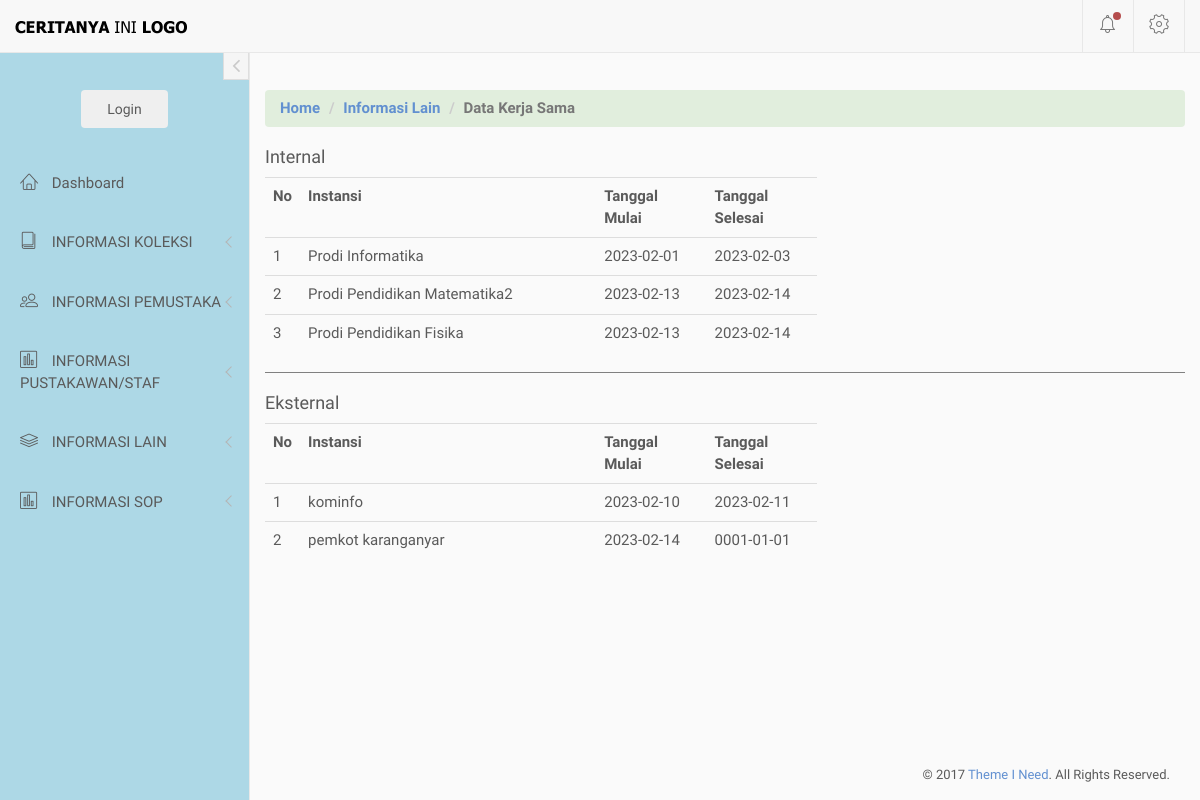
/lain/kerjasama, run on an earlier commit of the app's database.
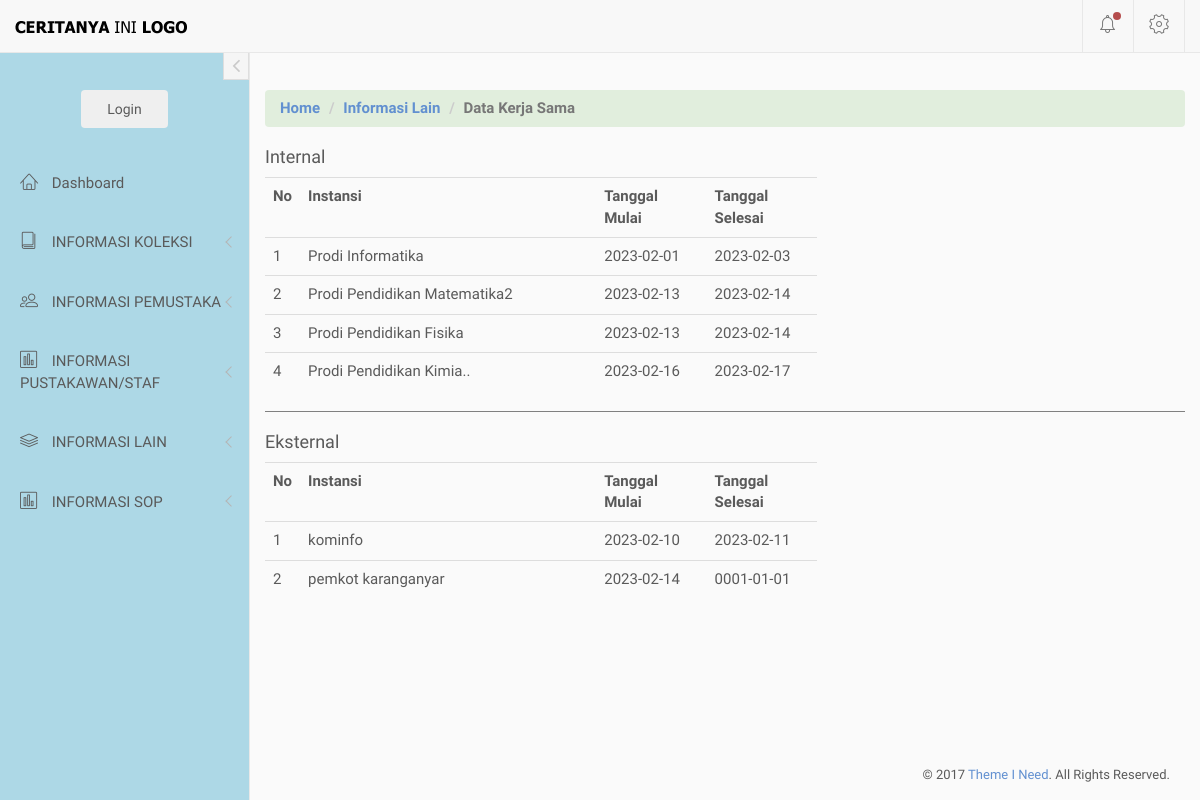
And on a later commit of the database.
### tables this page shows
CREATE TABLE `list_kerjasama` (
  `id` int(10) NOT NULL,
  `instansi` varchar(100) NOT NULL,
  `jenis` int(2) NOT NULL COMMENT '(0:internal, 1:externall)',
  `tanggal_dari` date NOT NULL,
  `tanggal_hingga` date NOT NULL,
  `deskripsi` varchar(255) NOT NULL,
  `file` varchar(500) NOT NULL,
  `update_id` int(50) NOT NULL
);

### application/controllers/lain.php (called while the page is built, shortened)
<?php
    Class Lain extends CI_Controller{
        public function __construct(){
            $this->load->model('m_main');
        }
        public function kerjasama(){
            $data['akses'] = $this->session->userdata('akses');
            $data['kerjasama'] = $this->m_main->get_data_order('list_kerjasama','jenis')->result();
            $this->load->view('diffdash/header');
            $this->load->view('diffdash/sidebar');
            $this->load->view('lain/v_kerjasama', $data);
            $this->load->view('diffdash/footer');
        }
    }
?>

### index.php (called while the page is built, shortened)
<?php
require_once BASEPATH.'core/CodeIgniter.php';

### application/models/m_main.php (called while the page is built, shortened)
<?php
    class M_main extends CI_Model{
        public function get_data_order($table, $column){
            $this->db->order_by($column);
            return $this->db->get($table);
        }
    }
?>

### application/views/lain/v_kerjasama.php (the view, shortened to what this page needs)
<div>
    <nav aria-label="breadcrumb">
        <ol class="breadcrumb">
            <li class="breadcrumb-item"><a href="#">Home</a></li>
            <li class="breadcrumb-item"><a href="#">Informasi Lain</a></li>
            <li class="breadcrumb-item active" aria-current="page">Data Kerja Sama</li>
        </ol>
    </nav>
    <div style="clear: both;">
        <?php $no = 1; $jenis=3;
                foreach ($kerjasama as $row):
                    if($jenis != $row->jenis){
                        if($jenis != 3){?></table> <hr> <?php }
                            if($row->jenis == 0){
                                echo "<h4>Internal</h4>";
                            }
                            else if($row->jenis == 1){
                                echo "<h4>Eksternal</h4>";
                            }   ?>
        <table class="table" style="width: 60%">
            <tr>
                <th width="5%">No</th>
                <th>Instansi</th>
                <th width="20%">Tanggal Mulai</th>
                <th width="20%">Tanggal Selesai</th>
            </tr>
            <?php $jenis = $row->jenis; $no = 1;} ?>
                <tr>
                <td><?php echo $no++ ?></td>
                <td><?php echo $row->instansi ?></td>
                <td><?php echo $row->tanggal_dari ?></td>
                <td><?php echo $row->tanggal_hingga ?></td>
            </tr>
            <?php endforeach;?>
        </table>
    </div>
</div>

What changed in the data, as far as the page shows it:
added list_kerjasama: instansi "Prodi Pendidikan Kimia..", tanggal_dari "2023-02-16", tanggal_hingga "2023-02-17"
